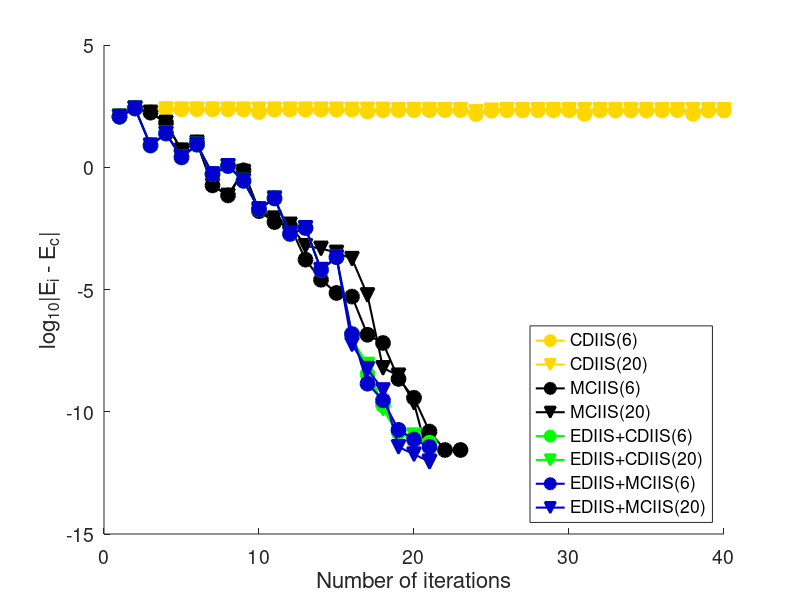

Recreate this plot in MATLAB.
% SCF Done:  E(RB3LYP) =  -5667.00848042     A.U. after   20 cycles

load cdimOut.mat;
output.energySet{1} = output.energySet{1}(1:40);
output.energySet{2} = output.energySet{2}(1:40);

maxSCFIter = 40;
ener = output.ener;
iter = output.iter;
energySet = output.energySet;

yellow = [255 215 0] ./ 255;
darkBlue = [0 0 205] ./ 255;

% shapes = {'s', 'o', 'v', '^', 'd', 'h', '<', '>'};
shapes = {'o', 'v', 'o', 'v', 'o', 'v', 'o', 'v'};
colors = {yellow, yellow, 'k', 'k', 'g', 'g', darkBlue, darkBlue};

for iType = 1:length(ener)
    fprintf('%0.8f  %d \n', ener{iType}, iter{iType});
end

energyArray = [ener{:}];
iterArray = [iter{:}];
minEnergy = min(energyArray(iterArray~=maxSCFIter));

hFig = figure();
set(hFig, 'Position', [10 10 800 600])
hold();
for iType = 1:length(ener)
    errorArray = log10(abs(energySet{iType} - minEnergy));
    errorArray(errorArray == -inf) = min(errorArray(errorArray ~= -inf));
    plot(1:length(energySet{iType}), errorArray, ...
        'LineWidth', 1.5, ...
        'Color', colors{iType}, ...
        'Marker', shapes{iType}, ...
        'MarkerFaceColor', colors{iType}, ...
        'MarkerSize', 10);
end

set(gca,'FontSize', 14)

xlabel('Number of iterations', 'FontSize', 16);
ylabel('log_{10}|E_i - E_c|', 'FontSize', 16);
legend('CDIIS(6)', 'CDIIS(20)', 'MCIIS(6)', 'MCIIS(20)', 'EDIIS+CDIIS(6)', 'EDIIS+CDIIS(20)', 'EDIIS+MCIIS(6)', 'EDIIS+MCIIS(20)', ...
    'Location', 'SouthEast');

outputFileName = './graphs/cdim.pdf';
print(outputFileName, '-dpdf')


